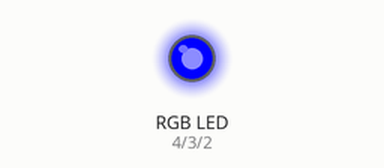
Simulated run of this sketch. Board: Arduino Uno, built with avr-gcc and run on an emulated ATmega328P. On the bench: an RGB LED mixed from three pins (HIGH = lit).

Above: at 0.5 s.
At 4.5 s:
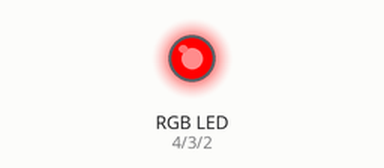
At 8.5 s:
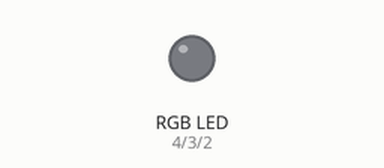
At 13.0 s:
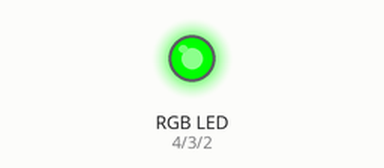
Timing chart, 0 to 14.3 s (numbered marks = the images above):
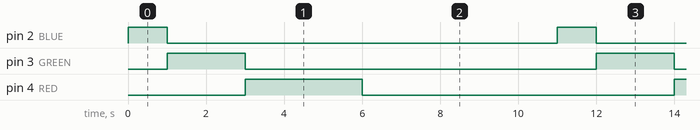

Measured:
- by itself, pin 2 (BLUE): alternates HIGH for 1.0 s and LOW for 10.0 s
- by itself, pin 3 (GREEN): alternates HIGH for 2.0 s and LOW for 9.0 s
- by itself, pin 4 (RED): alternates HIGH for 3.0 s and LOW for 8.0 s

The sketch:

RGB_Ver0.ino
```cpp
//THIS CODE IS TO CHANGE THE RGB LEFD LIGHT SEQUENCE

void setup() {
  // initialize digital pins 2 - 4 as an output.
  pinMode(2, OUTPUT);//BLUE
  pinMode(3, OUTPUT);//GREEN
  pinMode(4, OUTPUT);//RED

}

// the loop function runs over and over again forever
void loop() {

  //BLUE
  digitalWrite(2, HIGH);
  digitalWrite(3, LOW);
  digitalWrite(4, LOW);

  delay(1000);


  //GREEN
  digitalWrite(2, LOW);
  digitalWrite(3, HIGH);
  digitalWrite(4, LOW);

  delay(2000);


  //RED
  digitalWrite(2, LOW);
  digitalWrite(3, LOW);
  digitalWrite(4, HIGH);

  delay(3000);

  digitalWrite(2, LOW);
  digitalWrite(3, LOW);
  digitalWrite(4, LOW);

  delay(5000);
}
```
